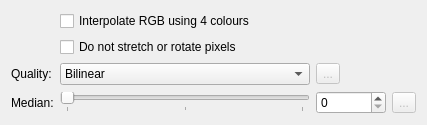
         <widget class="QWidget" name="tabWidgetPage1">
          <attribute name="title">
           <string>General</string>
          </attribute>
          <layout class="QGridLayout" name="gridLayout_2">
           <item row="0" column="0">
            <layout class="QFormLayout" name="formLayout">
             <item row="3" column="0">
              <widget class="QLabel" name="qualityLabel">
               <property name="text">
                <string>Quality:</string>
               </property>
              </widget>
             </item>
             <item row="3" column="1">
              <layout class="QHBoxLayout" name="horizontalLayout">
               <item>
                <widget class="QComboBox" name="user_qual_comboBox">
                 <property name="minimumSize">
                  <size>
                   <width>250</width>
                   <height>0</height>
                  </size>
                 </property>
                 <property name="maximumSize">
                  <size>
                   <width>250</width>
                   <height>16777215</height>
                  </size>
                 </property>
                 <property name="toolTip">
                  <string>&lt;!DOCTYPE HTML PUBLIC &quot;-//W3C//DTD HTML 4.0//EN&quot; &quot;http://www.w3.org/TR/REC-html40/strict.dtd&quot;&gt;
&lt;html&gt;&lt;head&gt;&lt;meta name=&quot;qrichtext&quot; content=&quot;1&quot; /&gt;&lt;style type=&quot;text/css&quot;&gt;
p, li { white-space: pre-wrap; }
&lt;/style&gt;&lt;/head&gt;&lt;body style=&quot; font-family:'Noto Sans'; font-size:10pt; font-weight:400; font-style:normal;&quot;&gt;
&lt;p style=&quot; margin-top:0px; margin-bottom:0px; margin-left:0px; margin-right:0px; -qt-block-indent:0; text-indent:0px;&quot;&gt;&lt;span style=&quot; font-family:'Sans Serif'; font-weight:600;&quot;&gt;Quality (interpolation)&lt;/span&gt;&lt;/p&gt;
&lt;p style=&quot; margin-top:0px; margin-bottom:0px; margin-left:0px; margin-right:0px; -qt-block-indent:0; text-indent:0px;&quot;&gt;&lt;span style=&quot; font-family:'Sans Serif';&quot;&gt;Select here the demosaicing RAW images decoding interpolation method. A demosaicing algorithm is a digital image process used to interpolate a complete image from the partial raw data received from the color-filtered image sensor internal to many digital cameras in form of a matrix of colored pixels. Also known as CFA interpolation or color reconstruction, another common spelling is demosaicing. There are 11 methods to demosaicing RAW images:&lt;/span&gt;&lt;/p&gt;
&lt;p style=&quot; margin-top:0px; margin-bottom:0px; margin-left:0px; margin-right:0px; -qt-block-indent:0; text-indent:0px;&quot;&gt;&lt;span style=&quot; font-family:'Sans Serif'; font-weight:600;&quot;&gt;Bilinear&lt;/span&gt;&lt;span style=&quot; font-family:'Sans Serif';&quot;&gt;: use high-speed but low-quality bilinear interpolation (default - for slow computer). In this method, the red value of a non-red pixel is computed as the average of the adjacent red pixels, and similar for blue and green.&lt;/span&gt;&lt;/p&gt;
&lt;p style=&quot; margin-top:0px; margin-bottom:0px; margin-left:0px; margin-right:0px; -qt-block-indent:0; text-indent:0px;&quot;&gt;&lt;span style=&quot; font-family:'Sans Serif'; font-weight:600;&quot;&gt;VNG&lt;/span&gt;&lt;span style=&quot; font-family:'Sans Serif';&quot;&gt;: use Variable Number of Gradients interpolation. This method computes gradients near the pixel of interest and uses the lower gradients (representing smoother and more similar parts of the image) to make an estimate.&lt;/span&gt;&lt;/p&gt;
&lt;p style=&quot; margin-top:0px; margin-bottom:0px; margin-left:0px; margin-right:0px; -qt-block-indent:0; text-indent:0px;&quot;&gt;&lt;span style=&quot; font-family:'Sans Serif'; font-weight:600;&quot;&gt;PPG&lt;/span&gt;&lt;span style=&quot; font-family:'Sans Serif';&quot;&gt;: use Patterned Pixel Grouping interpolation. Pixel Grouping uses assumptions about natural scenery in making estimates. It has fewer color artifacts on natural images than the Variable Number of Gradients method.&lt;/span&gt;&lt;/p&gt;
&lt;p style=&quot; margin-top:0px; margin-bottom:0px; margin-left:0px; margin-right:0px; -qt-block-indent:0; text-indent:0px;&quot;&gt;&lt;span style=&quot; font-family:'Sans Serif'; font-weight:600;&quot;&gt;AHD&lt;/span&gt;&lt;span style=&quot; font-family:'Sans Serif';&quot;&gt;: use Adaptive Homogeneity-Directed interpolation. This method selects the direction of interpolation so as to maximize a homogeneity metric, thus typically minimizing color artifacts.&lt;/span&gt;&lt;/p&gt;
&lt;p style=&quot; margin-top:0px; margin-bottom:0px; margin-left:0px; margin-right:0px; -qt-block-indent:0; text-indent:0px;&quot;&gt;&lt;span style=&quot; font-weight:600;&quot;&gt;VNG4&lt;/span&gt;: If you use a medium format technical camera with near-symmetrical wide angle lenses such as the Schneider Digitar 28mm or 35mm it's likely that the image captured by your sensor will contain some crosstalk between photosites, especially if the lens is shifted (due to the low angle of incoming light from these lenses some light leaks over to the next pixel on the sensor), and in this case you can get mazing artifacts with AMaZE and DCB because of the green channel separation caused by the crosstalk. If you combine a mirrorless camera using an adapter with a wide angle lens designed for film, you may also get crosstalk.&lt;/p&gt;
&lt;p style=&quot; margin-top:0px; margin-bottom:0px; margin-left:0px; margin-right:0px; -qt-block-indent:0; text-indent:0px;&quot;&gt;&lt;span style=&quot; font-weight:600;&quot;&gt;HPHD&lt;/span&gt;: (Heterogeneity-Projection Hard-Decision) is an old methods which is generally slow and inferior to the other methods.&lt;/p&gt;
&lt;p style=&quot; margin-top:0px; margin-bottom:0px; margin-left:0px; margin-right:0px; -qt-block-indent:0; text-indent:0px;&quot;&gt;&lt;span style=&quot; font-weight:600;&quot;&gt;LMMSE and IGV&lt;/span&gt;: These are recommended when working with very noisy, high ISO images, in conjunction with the noise reduction tool. They will prevent false maze patterns from appearing, and prevent the image from looking washed-out due to heavy noise reduction. IGV is also quite effective at mitigating moiré patterns.&lt;/p&gt;
&lt;p style=&quot; margin-top:0px; margin-bottom:0px; margin-left:0px; margin-right:0px; -qt-block-indent:0; text-indent:0px;&quot;&gt;&lt;span style=&quot; font-weight:600;&quot;&gt;DCB&lt;/span&gt;: produces similar results to AMaZE. AMaZE can often be slightly superior in recovering details, while DCB can be better at avoiding false colors especially in images from cameras without anti-aliasing filters.&lt;/p&gt;
&lt;p style=&quot; margin-top:0px; margin-bottom:0px; margin-left:0px; margin-right:0px; -qt-block-indent:0; text-indent:0px;&quot;&gt;&lt;span style=&quot; font-weight:600;&quot;&gt;RCD&lt;/span&gt;: (Ratio Corrected Demosicing) does an excellent job for round edges, for example stars in astrophotography, while preserving almost the same level of detail as AMaZE.&lt;/p&gt;
&lt;p style=&quot; margin-top:0px; margin-bottom:0px; margin-left:0px; margin-right:0px; -qt-block-indent:0; text-indent:0px;&quot;&gt;&lt;span style=&quot; font-weight:600;&quot;&gt;AMaZE&lt;/span&gt;: (Aliasing Minimization and Zipper Elimination) is the default demosaicing method, as it yields the best results in most cases.&lt;/p&gt;&lt;/body&gt;&lt;/html&gt;</string>
                 </property>
                 <item>
                  <property name="text">
                   <string>Bilinear</string>
                  </property>
                 </item>
                 <item>
                  <property name="text">
                   <string>VNG</string>
                  </property>
                 </item>
                 <item>
                  <property name="text">
                   <string>PPG</string>
                  </property>
                 </item>
                 <item>
                  <property name="text">
                   <string>AHD</string>
                  </property>
                 </item>
                 <item>
                  <property name="text">
                   <string>VNG4</string>
                  </property>
                 </item>
                 <item>
                  <property name="text">
                   <string>HPHD</string>
                  </property>
                 </item>
                 <item>
                  <property name="text">
                   <string>IGV</string>
                  </property>
                 </item>
                 <item>
                  <property name="text">
                   <string>LMMSE</string>
                  </property>
                 </item>
                 <item>
                  <property name="text">
                   <string>DCB</string>
                  </property>
                 </item>
                 <item>
                  <property name="text">
                   <string>RCD</string>
                  </property>
                 </item>
                 <item>
                  <property name="text">
                   <string>AMAZE</string>
                  </property>
                 </item>
                </widget>
               </item>
               <item>
                <widget class="QToolButton" name="user_qual_toolButton">
                 <property name="enabled">
                  <bool>false</bool>
                 </property>
                 <property name="text">
                  <string>...</string>
                 </property>
                 <property name="icon">
                  <iconset theme="edit-undo">
                   <normaloff>.</normaloff>.</iconset>
                 </property>
                </widget>
               </item>
              </layout>
             </item>
             <item row="4" column="0">
              <widget class="QLabel" name="medianLabel">
               <property name="text">
                <string>Median:</string>
               </property>
              </widget>
             </item>
             <item row="4" column="1">
              <layout class="QHBoxLayout" name="horizontalLayout_2">
               <item>
                <widget class="QSlider" name="med_passes_horizontalSlider">
                 <property name="sizePolicy">
                  <sizepolicy hsizetype="Fixed" vsizetype="Fixed">
                   <horstretch>0</horstretch>
                   <verstretch>0</verstretch>
                  </sizepolicy>
                 </property>
                 <property name="minimumSize">
                  <size>
                   <width>250</width>
                   <height>0</height>
                  </size>
                 </property>
                 <property name="maximumSize">
                  <size>
                   <width>250</width>
                   <height>16777215</height>
                  </size>
                 </property>
                 <property name="maximum">
                  <number>10</number>
                 </property>
                 <property name="pageStep">
                  <number>1</number>
                 </property>
                 <property name="orientation">
                  <enum>Qt::Horizontal</enum>
                 </property>
                 <property name="tickPosition">
                  <enum>QSlider::TicksBelow</enum>
                 </property>
                 <property name="tickInterval">
                  <number>5</number>
                 </property>
                </widget>
               </item>
               <item>
                <widget class="QSpinBox" name="med_passes_spinBox">
                 <property name="minimumSize">
                  <size>
                   <width>70</width>
                   <height>0</height>
                  </size>
                 </property>
                 <property name="maximumSize">
                  <size>
                   <width>70</width>
                   <height>16777215</height>
                  </size>
                 </property>
                 <property name="toolTip">
                  <string>&lt;!DOCTYPE HTML PUBLIC &quot;-//W3C//DTD HTML 4.0//EN&quot; &quot;http://www.w3.org/TR/REC-html40/strict.dtd&quot;&gt;
&lt;html&gt;&lt;head&gt;&lt;meta name=&quot;qrichtext&quot; content=&quot;1&quot; /&gt;&lt;style type=&quot;text/css&quot;&gt;
p, li { white-space: pre-wrap; }
&lt;/style&gt;&lt;/head&gt;&lt;body style=&quot; font-family:'Sans Serif'; font-size:10pt; font-weight:400; font-style:normal;&quot;&gt;
&lt;p style=&quot; margin-top:0px; margin-bottom:0px; margin-left:0px; margin-right:0px; -qt-block-indent:0; text-indent:0px;&quot;&gt;&lt;span style=&quot; font-weight:600;&quot;&gt;Median Filter&lt;/span&gt;&lt;/p&gt;
&lt;p style=&quot; margin-top:0px; margin-bottom:0px; margin-left:0px; margin-right:0px; -qt-block-indent:0; text-indent:0px;&quot;&gt;Set here the passes used by median filter applied after interpolation to Red-Green and Blue-Green channels.&lt;/p&gt;&lt;/body&gt;&lt;/html&gt;</string>
                 </property>
                 <property name="maximum">
                  <number>10</number>
                 </property>
                </widget>
               </item>
               <item>
                <widget class="QToolButton" name="med_passes_toolButton">
                 <property name="enabled">
                  <bool>false</bool>
                 </property>
                 <property name="text">
                  <string>...</string>
                 </property>
                 <property name="icon">
                  <iconset theme="edit-undo">
                   <normaloff>.</normaloff>.</iconset>
                 </property>
                </widget>
               </item>
              </layout>
             </item>
             <item row="2" column="1">
              <widget class="QCheckBox" name="do_not_use_fuji_rotate_CB">
               <property name="toolTip">
                <string>&lt;!DOCTYPE HTML PUBLIC &quot;-//W3C//DTD HTML 4.0//EN&quot; &quot;http://www.w3.org/TR/REC-html40/strict.dtd&quot;&gt;
&lt;html&gt;&lt;head&gt;&lt;meta name=&quot;qrichtext&quot; content=&quot;1&quot; /&gt;&lt;style type=&quot;text/css&quot;&gt;
p, li { white-space: pre-wrap; }
&lt;/style&gt;&lt;/head&gt;&lt;body style=&quot; font-family:'Sans Serif'; font-size:10pt; font-weight:400; font-style:normal;&quot;&gt;
&lt;p style=&quot; margin-top:0px; margin-bottom:0px; margin-left:0px; margin-right:0px; -qt-block-indent:0; text-indent:0px;&quot;&gt;&lt;span style=&quot; font-weight:600;&quot;&gt;Do not stretch or rotate pixels&lt;/span&gt;&lt;/p&gt;
&lt;p style=&quot; margin-top:0px; margin-bottom:0px; margin-left:0px; margin-right:0px; -qt-block-indent:0; text-indent:0px;&quot;&gt;For Fuji Super CCD cameras, show the image tilted 45 degrees. For cameras with non-square pixels, do not stretch the image to its correct aspect ratio. In any case,                                              this option guarantees that each output pixel corresponds to one RAW pixel.&lt;/p&gt;&lt;/body&gt;&lt;/html&gt;</string>
               </property>
               <property name="text">
                <string>Do not stretch or rotate pixels</string>
               </property>
              </widget>
             </item>
             <item row="1" column="1">
              <widget class="QCheckBox" name="four_color_rgb_CB">
               <property name="toolTip">
                <string>&lt;!DOCTYPE HTML PUBLIC &quot;-//W3C//DTD HTML 4.0//EN&quot; &quot;http://www.w3.org/TR/REC-html40/strict.dtd&quot;&gt;
&lt;html&gt;&lt;head&gt;&lt;meta name=&quot;qrichtext&quot; content=&quot;1&quot; /&gt;&lt;style type=&quot;text/css&quot;&gt;
p, li { white-space: pre-wrap; }
&lt;/style&gt;&lt;/head&gt;&lt;body style=&quot; font-family:'Sans Serif'; font-size:10pt; font-weight:400; font-style:normal;&quot;&gt;
&lt;p style=&quot; margin-top:0px; margin-bottom:0px; margin-left:0px; margin-right:0px; -qt-block-indent:0; text-indent:0px;&quot;&gt;&lt;span style=&quot; font-weight:600;&quot;&gt;Interpolate RGB as four colors&lt;/span&gt;&lt;/p&gt;
&lt;p style=&quot; margin-top:0px; margin-bottom:0px; margin-left:0px; margin-right:0px; -qt-block-indent:0; text-indent:0px;&quot;&gt;The default is to assume that all green pixels are the same. If even-row green pixels are more sensitive to ultraviolet light than odd-row this difference causes a mesh                             pattern in the output; using this option solves this problem with minimal loss of detail.&lt;/p&gt;
&lt;p style=&quot; margin-top:0px; margin-bottom:0px; margin-left:0px; margin-right:0px; -qt-block-indent:0; text-indent:0px;&quot;&gt;To resume, this option blurs the image a little, but it eliminates false 2x2 mesh patterns with VNG quality method or mazes with AHD quality method.&lt;/p&gt;&lt;/body&gt;&lt;/html&gt;</string>
               </property>
               <property name="text">
                <string>Interpolate RGB using 4 colours</string>
               </property>
              </widget>
             </item>
            </layout>
           </item>
          </layout>
         </widget>
